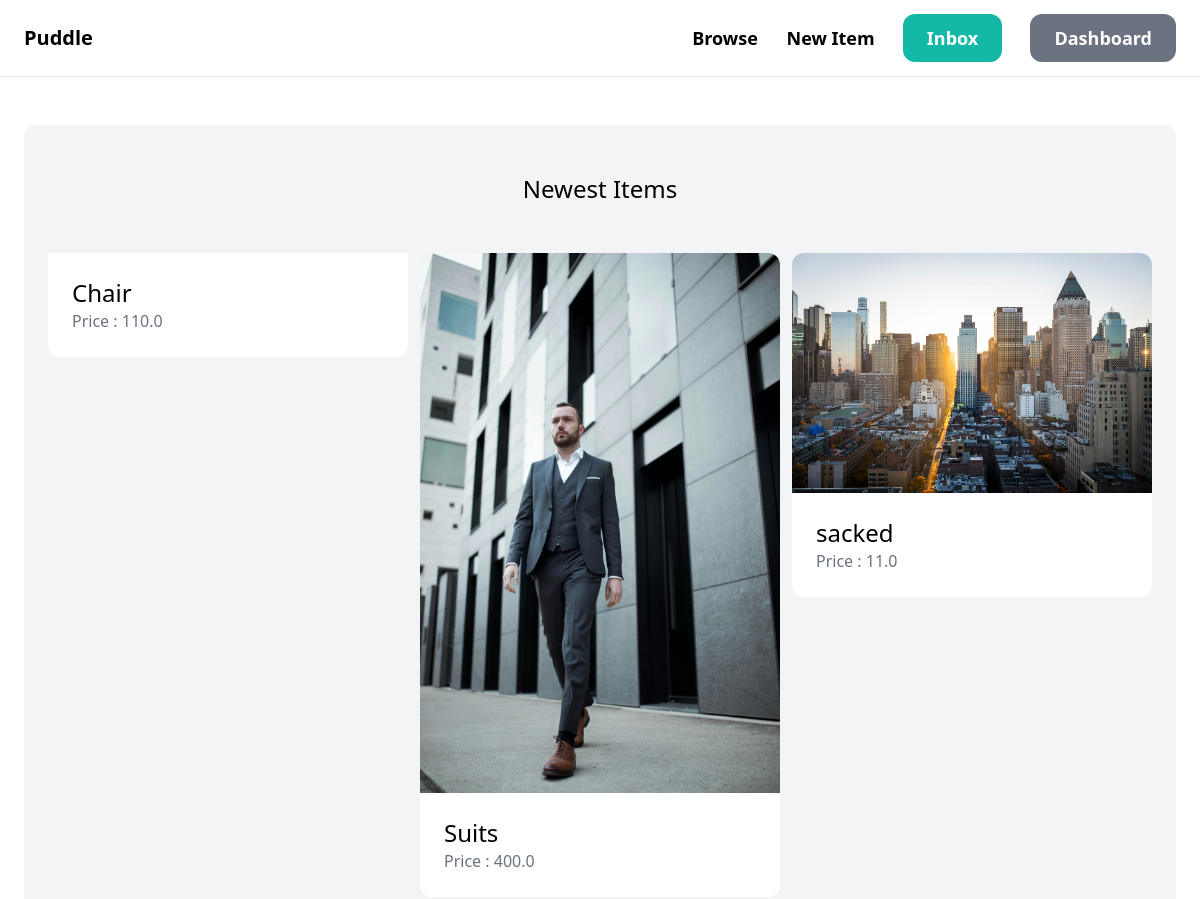
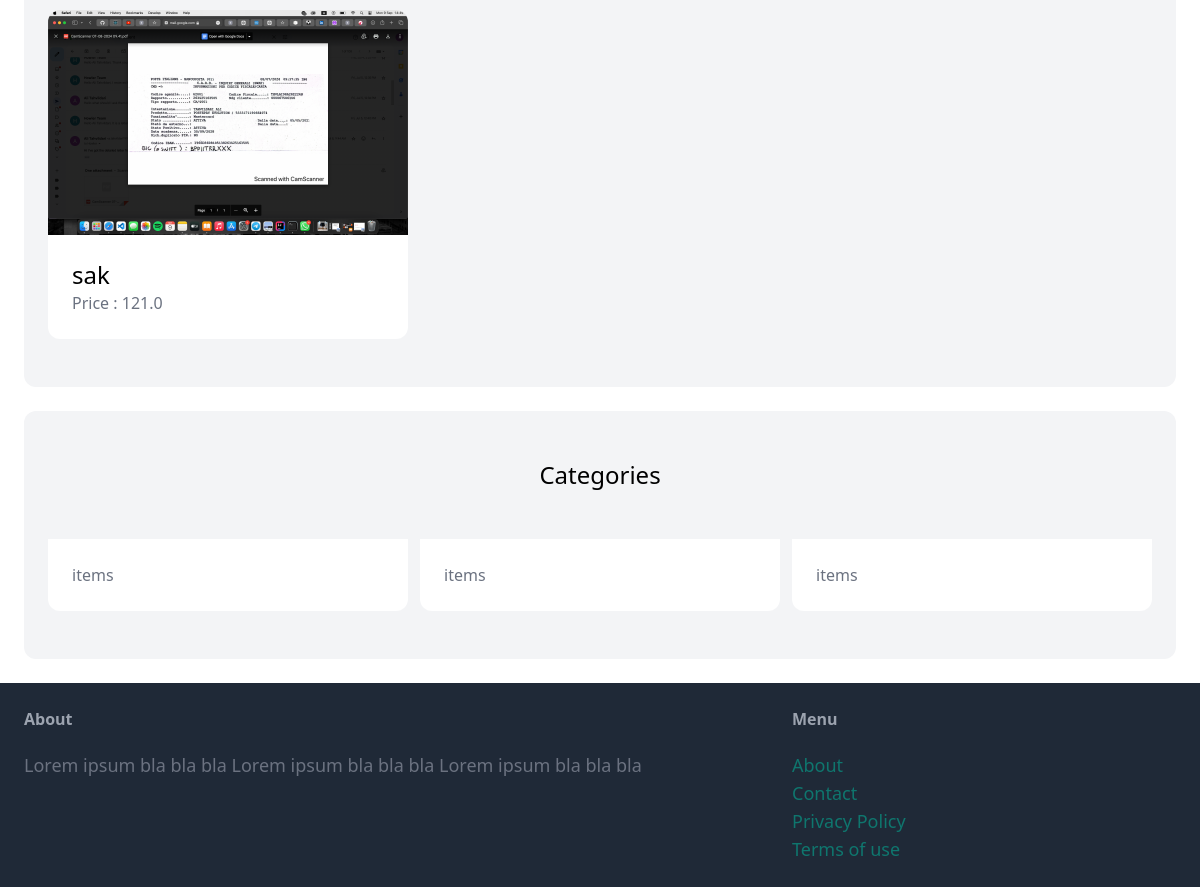
Screenshot of / (signed in) with the database file from the repository (2 pictures, top to bottom).
### item/models.py (models this page shows, shortened)
class Item(models.Model):
    category = models. ForeignKey (Category, related_name='items', on_delete= models. CASCADE)
    name = models.CharField(max_length=255)
    description = models.TextField(blank=True, null=True)
    price = models.FloatField()
    image = models.ImageField(upload_to='item_images' ,  blank=True , null=True)
    is_sold = models.BooleanField(default=False)
    created_by = models.ForeignKey(User , related_name = 'items' ,  on_delete=models.CASCADE)
    created_at = models.DateTimeField(auto_now_add=True)

class Category(models.Model):
    name=models.CharField(max_length=255)
    class Meta:
        ordering = ('name' ,)
        verbose_name_plural='Categories'

### core/views.py (the view)
# urls.py: path('', views.index , name='index'),
def index(request) :
    items = Item.objects.filter(is_sold = False)[0:6]
    categories = Category.objects.all()
    return render(request, "core/index.html" , {
         'categories' : categories,
         'items' : items
    })

### core/templates/core/index.html (shortened to what this page needs)
{% extends 'core/base.html'%} {%block title%} Welcome {%endblock %} {% block
content %} {%block content%}
<div class="mt-6 px-6 py-12 bg-gray-100 rounded-xl">
  <h2 class="mb-12 text-2xl text-center">Newest Items</h2>
  <div class="grid grid-cols-3 gap-3">
    {% for item in items %}
    <div>
      <a href="{% url 'item:detail' item.id %}">
        <div>
          <img src="{{ item.image.url }}" alt="" class="rounded-t-xl" />
        </div>
        <div class="p-6 bg-white rounded-b-xl">
          <h2 class="text-2xl">{{ item.name }}</h2>
          <p class="text-gray-500">Price : {{item.price}}</p>
        </div>
      </a>
    </div>
    {%endfor%}
  </div>
</div>
<div class="mt-6 px-6 py-12 bg-gray-100 rounded-xl">
  <h2 class="mb-12 text-2xl text-center">Categories</h2>
  <div class="grid grid-cols-3 gap-3">
    {% for category in categories %}
    <a href="#">
      <div class="p-6 bg-white rounded-b-xl">
        <p class="text-gray-500">{{category.item.count}} items</p>
      </div>
    </a>
    {% endfor %}
  </div>
</div>
{% endblock%}

### rows the page displays
Item: name "Chair", price "110.0"
Item: image (picture), name "Suits", price "400.0"
Item: image (picture), name "sacked", price "11.0"
Item: image (picture), name "sak", price "121.0"
